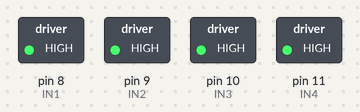
This sketch was run on a simulated Arduino Uno, built with avr-gcc and run on an emulated ATmega328P. On the bench: switched loads named in the sketch (green lamp = pin HIGH).

Above: at 0.5 s.
At 1.9 s:
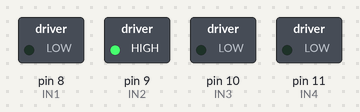
At 2.4 s:
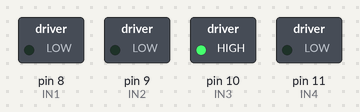
At 2.9 s:
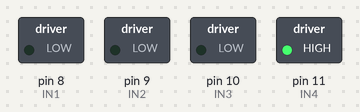
At 5.1 s:
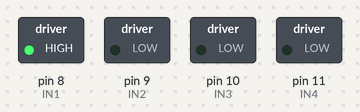
At 7.1 s:
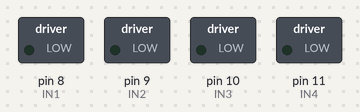
Timing chart, 0 to 8.5 s (numbered marks = the images above):
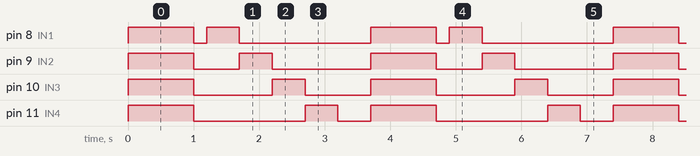

Measured:
- by itself, pin 8 (IN1): repeats every 3.7 s: LOW 0.20 s, HIGH 0.50 s, LOW 2.0 s, HIGH 1.0 s
- by itself, pin 9 (IN2): repeats every 3.7 s: LOW 0.70 s, HIGH 0.50 s, LOW 1.5 s, HIGH 1.0 s
- by itself, pin 10 (IN3): repeats every 3.7 s: LOW 1.2 s, HIGH 0.50 s, LOW 1.0 s, HIGH 1.0 s
- by itself, pin 11 (IN4): repeats every 3.7 s: LOW 1.7 s, HIGH 0.50 s, LOW 0.50 s, HIGH 1.0 s

The sketch:

simple_stepper_motor_led_connection_test.ino
```cpp
/*
   BYJ48 Stepper motor code
   Connect :
   IN1 >> D8
   IN2 >> D9
   IN3 >> D10
   IN4 >> D11
   VCC ... 5V Prefer to use external 5V Source
   Gnd
   written By :Mohannad Rawashdeh
  https://www.instructables.com/member/Mohannad+Rawashdeh/
     28/9/2013
  */

/*

  Run this modified test sketch to check that all four of the motor driver channels are working
  this also checks that they are wired correctly
  all 4 leds should light for 1 sec, then all 4 will go darkfor a 1/2 second
  then each individual led should light up in sequence
  the sequence should be in order
  they should light up one at a time starting at one end
  and then each led will light up IN ORDER:
    all on -> all off -> A -> B -> C -> D -> all off -> repeat
  or in this order
    all on -> all off -> D -> C -> B -> A -> all off -> repeat

      richard kj cross 2023-10-12
*/

#define IN1 8
#define IN2 9
#define IN3 10
#define IN4 11
int Steps = 0;
boolean Direction = true;
unsigned long last_time;
unsigned long currentMillis;
int steps_left = 4095;
long time;
void setup() {
  Serial.begin(9600);
  pinMode(IN1, OUTPUT);
  pinMode(IN2, OUTPUT);
  pinMode(IN3, OUTPUT);
  pinMode(IN4, OUTPUT);
  // delay(1000);
}
void loop() {

  digitalWrite(IN1, HIGH);
  digitalWrite(IN2, HIGH);
  digitalWrite(IN3, HIGH);
  digitalWrite(IN4, HIGH);

  delay(1000);

  digitalWrite(IN1, LOW);
  digitalWrite(IN2, LOW);
  digitalWrite(IN3, LOW);
  digitalWrite(IN4, LOW);

  delay(200);

  digitalWrite(IN1, HIGH);
  delay(500);
  digitalWrite(IN1, LOW);

  digitalWrite(IN2, HIGH);
  delay(500);
  digitalWrite(IN2, LOW);

  digitalWrite(IN3, HIGH);
  delay(500);
  digitalWrite(IN3, LOW);

  digitalWrite(IN4, HIGH);
  delay(500);
  digitalWrite(IN4, LOW);

  delay(500);

  // comment the previous led code and uncomment the following code
  // to get the starter code in the sketch:
  // simple_stepper_motor_easy_control_direct.ino file

  // while (steps_left > 0) {
  //   currentMillis = micros();
  //   if (currentMillis - last_time >= 1000) {
  //     stepper(1);
  //     time = time + micros() - last_time;
  //     last_time = micros();
  //     steps_left--;
  //   }
  // }
  // Serial.println(time);
  // Serial.println("Wait...!");
  // delay(2000);
  // Direction = !Direction;
  // steps_left = 4095;
}

void stepper(int xw) {
  for (int x = 0; x < xw; x++) {
    switch (Steps) {
      case 0:
        digitalWrite(IN1, LOW);
        digitalWrite(IN2, LOW);
        digitalWrite(IN3, LOW);
        digitalWrite(IN4, HIGH);
        break;
      case 1:
        digitalWrite(IN1, LOW);
        digitalWrite(IN2, LOW);
        digitalWrite(IN3, HIGH);
        digitalWrite(IN4, HIGH);
        break;
      case 2:
        digitalWrite(IN1, LOW);
        digitalWrite(IN2, LOW);
        digitalWrite(IN3, HIGH);
        digitalWrite(IN4, LOW);
        break;
      case 3:
        digitalWrite(IN1, LOW);
        digitalWrite(IN2, HIGH);
        digitalWrite(IN3, HIGH);
        digitalWrite(IN4, LOW);
        break;
      case 4:
        digitalWrite(IN1, LOW);
        digitalWrite(IN2, HIGH);
        digitalWrite(IN3, LOW);
        digitalWrite(IN4, LOW);
        break;
      case 5:
        digitalWrite(IN1, HIGH);
        digitalWrite(IN2, HIGH);
        digitalWrite(IN3, LOW);
        digitalWrite(IN4, LOW);
        break;
      case 6:
        digitalWrite(IN1, HIGH);
        digitalWrite(IN2, LOW);
        digitalWrite(IN3, LOW);
        digitalWrite(IN4, LOW);
        break;
      case 7:
        digitalWrite(IN1, HIGH);
        digitalWrite(IN2, LOW);
        digitalWrite(IN3, LOW);
        digitalWrite(IN4, HIGH);
        break;
      default:
        digitalWrite(IN1, LOW);
        digitalWrite(IN2, LOW);
        digitalWrite(IN3, LOW);
        digitalWrite(IN4, LOW);
        break;
    }
    SetDirection();
  }
}
void SetDirection() {
  if (Direction == 1) { Steps++; }
  if (Direction == 0) { Steps--; }
  if (Steps > 7) { Steps = 0; }
  if (Steps < 0) { Steps = 7; }
}
```
